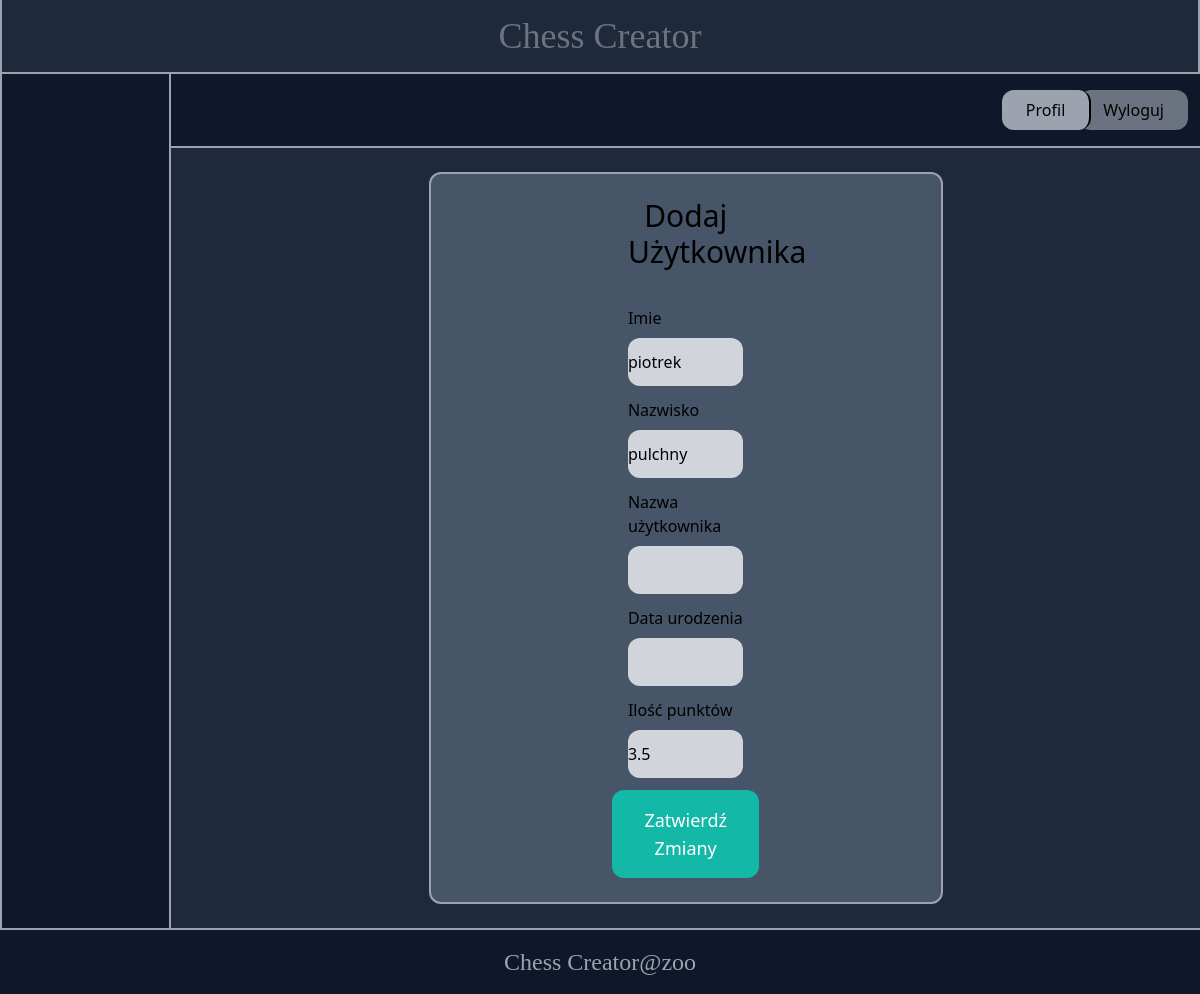
/chess/players/2/8/ (signed in), run on the app's committed database.
### chesstour/models.py (models this page shows, shortened)
class Chess_Player(models.Model):
    name = models.CharField(max_length=50)
    surname = models.CharField(max_length=50)
    username = models.CharField(max_length=50)
    rating = models.FloatField(default=0)
    birth_date = models.DateField(null=True, blank=True)
    tournament = models.ForeignKey(Chess_Tournament, on_delete=models.CASCADE)
    white_games = models.IntegerField(default=0)
    class Meta:
        ordering = ('name',)

### chesstour/views.py (the view, shortened to what this page needs)
# urls.py: path('players/<int:pk>/<int:spk>/', views.manage_players, name='manage_players'),
@login_required
def manage_players(request, pk,spk):
    if Chess_Tournament.objects.get(pk=pk).created_by!=request.user:
        return redirect('core:manage')
    player=Chess_Player.objects.get(pk=spk)
    form=PlayerForm(instance=player)
    return render(request, 'chesstour/manage_players.html', {'form': form, 'player': player})

### chesstour/forms.py
class PlayerForm(forms.ModelForm):
    tournament = forms.ModelChoiceField(required=False,queryset=Chess_Tournament.objects.all(), widget=forms.HiddenInput())
    username = forms.CharField(required=False,widget=forms.TextInput(attrs={'class': 'form-control rounded-xl py-3 w-full bg-gray-300'}))
    birth_date = forms.DateField(required=False,widget=forms.TextInput(attrs={'class': 'form-control rounded-xl py-3 w-full bg-gray-300'}))
    rating = forms.FloatField(required=False,widget=forms.TextInput(attrs={'class': 'form-control rounded-xl py-3 w-full bg-gray-300'}))
    class Meta:
        model = Chess_Player
        fields = ['name', 'surname', 'username', 'birth_date','rating']
        widgets = {
            'name': forms.TextInput(attrs={'class': 'form-control rounded-xl py-3 w-full bg-gray-300'}),
            'surname': forms.TextInput(attrs={'class': 'form-control rounded-xl py-3 w-full bg-gray-300'}),
        }

### chesstour/templates/chesstour/manage_players.html (shortened to what this page needs)
{% extends 'core/base.html' %}
{% block content %}
    <div class="w-1/2 my-6 mx-auto p-6 bg-slate-600 rounded-xl border-gray-400 border-2">
        <div class="justify-center flex flex-col mx-auto w-1/2">
            <div class="justify-center flex flex-col mx-auto w-1/2">
                <h1 class="mb-6 text-3xl text-center">Dodaj Użytkownika</h1>
                <form method="post">
                    <div class="my-3">
                        <label class="inline-block mb-2">Imie</label><br>
                        {{form.name}}
                    </div>
                    <div class="my-3">
                        <label class="inline-block mb-2">Nazwisko</label><br>
                        {{form.surname}}
                    </div>
                    <div class="my-3">
                        <label class="inline-block mb-2">Nazwa użytkownika</label><br>
                        {{form.username}}
                    </div>
                    <div class="my-3">
                        <label class="inline-block mb-2">Data urodzenia</label><br>
                        {{form.birth_date}}
                    </div>
                    <div class="my-3">
                        <label class="inline-block mb-2">Ilość punktów</label><br>
                        {{form.rating}}
                    </div>
                    <div class="flex justify-center">
                        <button class="py-4 px-8 text-lg rounded-xl bg-teal-500 hover:bg-teal-700 text-white text-center" name="player_form">Zatwierdź Zmiany</button>
                    </div>
                </form>
            </div>
        </div>
    </div>
{%endblock%}

### data on the page
Chess_Player: name "piotrek", surname "pulchny", rating "3.5"
